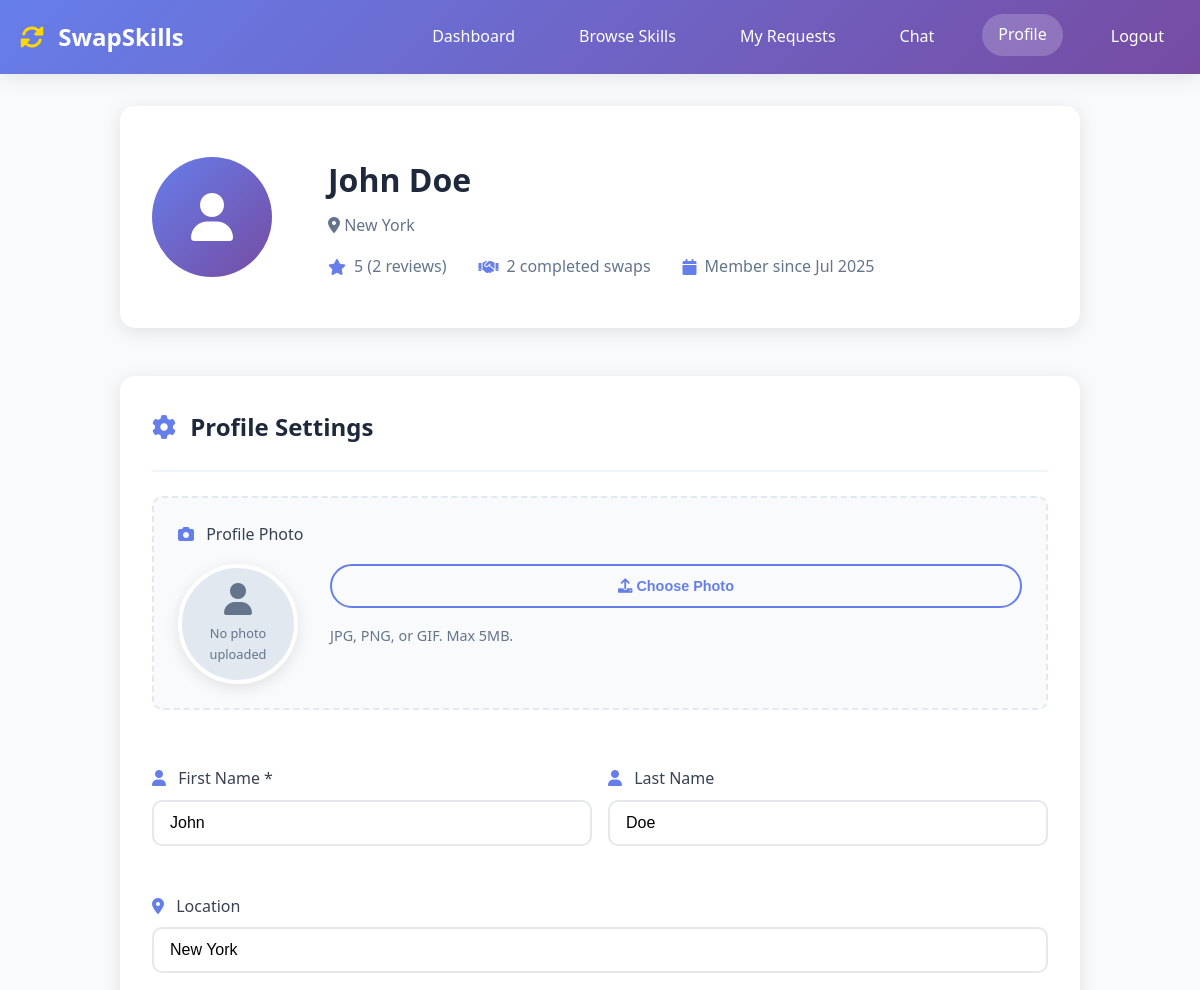
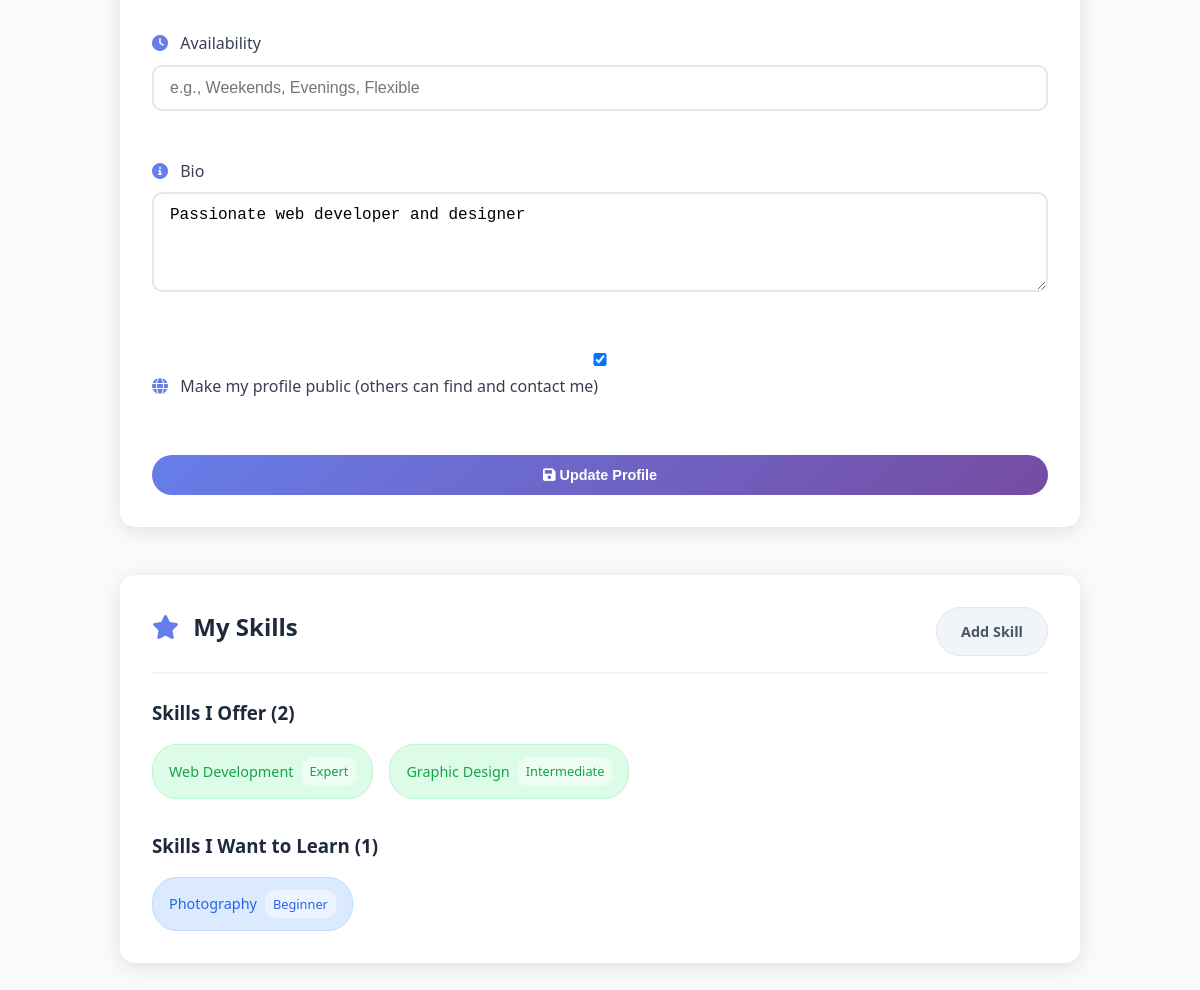
The app's page /profile.php (signed in) with its own data (2 pictures, top to bottom).
### tables this page shows
CREATE TABLE `users` (
  `id` int(11) NOT NULL,
  `username` varchar(50) NOT NULL,
  `email` varchar(100) NOT NULL,
  `password` varchar(255) NOT NULL,
  `first_name` varchar(50) DEFAULT NULL,
  `last_name` varchar(50) DEFAULT NULL,
  `profile_image` varchar(255) DEFAULT NULL,
  `location` varchar(100) DEFAULT NULL,
  `availability` text DEFAULT NULL,
  `bio` text DEFAULT NULL,
  `is_public` tinyint(1) DEFAULT 1,
  `is_admin` tinyint(1) DEFAULT 0,
  `is_banned` tinyint(1) DEFAULT 0,
  `last_login` timestamp NULL DEFAULT NULL,
  `created_at` timestamp NOT NULL DEFAULT current_timestamp(),
  `updated_at` timestamp NOT NULL DEFAULT current_timestamp() ON UPDATE current_timestamp()
);

CREATE TABLE `skills` (
  `id` int(11) NOT NULL,
  `user_id` int(11) NOT NULL,
  `name` varchar(100) NOT NULL,
  `description` text DEFAULT NULL,
  `category` varchar(50) DEFAULT NULL,
  `level` enum('beginner','intermediate','expert') DEFAULT 'beginner',
  `is_offered` tinyint(1) DEFAULT 1,
  `created_at` timestamp NOT NULL DEFAULT current_timestamp()
);

### config.php (called while the page is built, shortened)
<?php
function getDBConnection() {
    try {
        $pdo = new PDO("mysql:host=".DB_HOST.";dbname=".DB_NAME, DB_USER, DB_PASS);
        $pdo->setAttribute(PDO::ATTR_ERRMODE, PDO::ERRMODE_EXCEPTION);
        return $pdo;
    } catch(PDOException $e) {
        die("Connection failed: " . $e->getMessage());
    }
}
function getCurrentUser() {
    $pdo = getDBConnection();
    $stmt = $pdo->prepare("SELECT * FROM users WHERE id = ?");
    $stmt->execute([$_SESSION['user_id']]);
    return $stmt->fetch(PDO::FETCH_ASSOC);
}
?>

### profile.php (the view, shortened to what this page needs)
<?php
require_once 'config.php';
$user = getCurrentUser();
$pdo = getDBConnection();
try {
    $pdo->exec("ALTER TABLE users ADD COLUMN profile_image VARCHAR(255) DEFAULT NULL");
} catch (PDOException $e) {
}
$stmt = $pdo->prepare("SELECT * FROM skills WHERE user_id = ? ORDER BY created_at DESC");
$stmt->execute([$user['id']]);
$userSkills = $stmt->fetchAll(PDO::FETCH_ASSOC);
$stmt = $pdo->prepare("SELECT COUNT(*) as count FROM swap_requests WHERE (requester_id = ? OR provider_id = ?) AND status = 'completed'");
$stmt->execute([$user['id'], $user['id']]);
$completedSwaps = $stmt->fetch()['count'];
$stmt = $pdo->prepare("SELECT AVG(rating) as avg_rating, COUNT(*) as review_count FROM reviews WHERE reviewee_id = ?");
$stmt->execute([$user['id']]);
$ratingData = $stmt->fetch();
$avgRating = $ratingData['avg_rating'] ? round($ratingData['avg_rating'], 1) : 0;
$reviewCount = $ratingData['review_count'];
?>
<!DOCTYPE html>
<html lang="en">
<head>
    <link rel="stylesheet" href="css/style.css">
    <link href="https://cdnjs.cloudflare.com/ajax/libs/font-awesome/6.0.0/css/all.min.css" rel="stylesheet">
</head>
<body>
    <nav class="navbar">
        <div class="nav-container">
            <div class="nav-logo">
                <h2><i class="fa-solid fa-rotate"></i> SwapSkills</h2>
            </div>
            <div class="nav-menu">
                <a href="dashboard.php" class="nav-link">Dashboard</a>
                <a href="browse.php" class="nav-link">Browse Skills</a>
                <a href="requests.php" class="nav-link">My Requests</a>
                <a href="chat.php" class="nav-link">
                    Chat
                </a>
                <a href="profile.php" class="nav-link active">Profile</a>
                <a href="logout.php" class="nav-link">Logout</a>
            </div>
        </div>
    </nav>
    <div class="profile-container">
        <div class="profile-header">
            <div class="profile-info">
                <div class="profile-avatar">
                    <?php if ($user['profile_image']): ?>
                        <img src="<?php echo htmlspecialchars($user['profile_image']); ?>" alt="Profile">
                    <?php else: ?>
                        <i class="fas fa-user"></i>
                    <?php endif; ?>
                </div>
                <div class="profile-details">
                    <h1><?php echo htmlspecialchars($user['first_name'] . ' ' . $user['last_name']); ?></h1>
                    <?php if ($user['location']): ?>
                        <p class="location"><i class="fas fa-map-marker-alt"></i> <?php echo htmlspecialchars($user['location']); ?></p>
                    <?php endif; ?>
                    <div class="profile-stats">
                        <span class="stat">
                            <i class="fas fa-star"></i>
                            <?php echo $avgRating; ?> (<?php echo $reviewCount; ?> reviews)
                        </span>
                        <span class="stat">
                            <i class="fas fa-handshake"></i>
                            <?php echo $completedSwaps; ?> completed swaps
                        </span>
                        <span class="stat">
                            <i class="fas fa-calendar"></i>
                            Member since <?php echo date('M Y', strtotime($user['created_at'])); ?>
                        </span>
                    </div>
                </div>
            </div>
        </div>
        <div class="profile-content">
            <div class="profile-section">
                <div class="section-header">
                    <h2><i class="fas fa-cog"></i> Profile Settings</h2>
                </div>
                <form method="POST" class="profile-form" enctype="multipart/form-data">
                    <div class="form-group profile-photo-section">
                        <label for="profile_photo">
                            <i class="fas fa-camera"></i>
                            Profile Photo
                        </label>
                        <div class="photo-upload-container">
                            <div class="current-photo">
                                <?php if ($user['profile_image']): ?>
                                    <img src="<?php echo htmlspecialchars($user['profile_image']); ?>" alt="Current Profile Photo" id="current-photo-preview">
                                <?php else: ?>
                                    <div class="no-photo" id="current-photo-preview">
                                        <i class="fas fa-user"></i>
                                        <p>No photo uploaded</p>
                                    </div>
                                <?php endif; ?>
                            </div>
                            <div class="photo-upload-controls">
                                <button type="button" class="btn btn-outline" onclick="document.getElementById('profile_photo').click();">
                                    <i class="fas fa-upload"></i>
                                    Choose Photo
                                </button>
                                <p class="upload-info">JPG, PNG, or GIF. Max 5MB.</p>
                            </div>
                        </div>
                    </div>
                    <div class="form-row">
                        <div class="form-group">
                            <label for="first_name">
                                <i class="fas fa-user"></i>
                                First Name *
                            </label>
                            <input type="text" id="first_name" name="first_name" required
                                   value="<?php echo htmlspecialchars($user['first_name']); ?>">
                        </div>
                        <div class="form-group">
                            <label for="last_name">
                                <i class="fas fa-user"></i>
                                Last Name
                            </label>
                            <input type="text" id="last_name" name="last_name"
                                   value="<?php echo htmlspecialchars($user['last_name']); ?>">
                        </div>
                    </div>
                    <div class="form-group">
                        <label for="location">
                            <i class="fas fa-map-marker-alt"></i>
                            Location
                        </label>
                        <input type="text" id="location" name="location"
                               placeholder="e.g., New York, NY"
                               value="<?php echo htmlspecialchars($user['location']); ?>">
                    </div>
                    <div class="form-group">
                        <label for="availability">
                            <i class="fas fa-clock"></i>
                            Availability
                        </label>
                        <input type="text" id="availability" name="availability"
                               placeholder="e.g., Weekends, Evenings, Flexible"
                               value="<?php echo htmlspecialchars($user['availability']); ?>">
                    </div>
                    <div class="form-group">
                        <label for="bio">
                            <i class="fas fa-info-circle"></i>
                            Bio
                        </label>
                        <textarea id="bio" name="bio" rows="4"
                                  placeholder="Tell others about yourself, your interests, and what you're passionate about..."><?php echo htmlspecialchars($user['bio']); ?></textarea>
                    </div>
                    <div class="form-group">
                        <label>
                            <input type="checkbox" name="is_public" <?php echo $user['is_public'] ? 'checked' : ''; ?>>
                            <i class="fas fa-globe"></i>
                            Make my profile public (others can find and contact me)
                        </label>
                    </div>
                    <button type="submit" class="btn btn-primary">
                        <i class="fas fa-save"></i>
                        Update Profile
                    </button>
                </form>
            </div>
            <div class="profile-section">
                <div class="section-header">
                    <h2><i class="fas fa-star"></i> My Skills</h2>
                    <a href="add-skill.php" class="btn btn-secondary">Add Skill</a>
                </div>
                <?php if (empty($userSkills)): ?>
                    <div class="empty-state">
                        <i class="fas fa-plus-circle"></i>
                        <h3>No Skills Added Yet</h3>
                        <p>Add your skills to start connecting with others!</p>
                        <a href="add-skill.php" class="btn btn-primary">Add Your First Skill</a>
                    </div>
                <?php else: ?>
                    <div class="skills-summary">
                        <?php
                        $offeredSkills = array_filter($userSkills, function($skill) { return $skill['is_offered']; });
                        $wantedSkills = array_filter($userSkills, function($skill) { return !$skill['is_offered']; });
                        ?>
                        <div class="skills-category">
                            <h3>Skills I Offer (<?php echo count($offeredSkills); ?>)</h3>
                            <div class="skills-list">
                                <?php foreach ($offeredSkills as $skill): ?>
                                    <div class="skill-tag offered">
                                        <span class="skill-name"><?php echo htmlspecialchars($skill['name']); ?></span>
                                        <span class="skill-level"><?php echo ucfirst($skill['level']); ?></span>
                                    </div>
                                <?php endforeach; ?>
                            </div>
                        </div>
                        <div class="skills-category">
                            <h3>Skills I Want to Learn (<?php echo count($wantedSkills); ?>)</h3>
                            <div class="skills-list">
                                <?php foreach ($wantedSkills as $skill): ?>
                                    <div class="skill-tag wanted">
                                        <span class="skill-name"><?php echo htmlspecialchars($skill['name']); ?></span>
                                        <span class="skill-level"><?php echo ucfirst($skill['level']); ?></span>
                                    </div>
                                <?php endforeach; ?>
                            </div>
                        </div>
                    </div>
                <?php endif; ?>
            </div>
        </div>
    </div>
</body>
</html>

### css/style.css (style rules this page uses)
* { margin: 0; padding: 0; box-sizing: border-box; }
body { font-family: 'Segoe UI', Tahoma, Geneva, Verdana, sans-serif; line-height: 1.6; color: #333; background-color: #f8fafc; }
.navbar { background: linear-gradient(135deg, #667eea 0%, #764ba2 100%); padding: 1rem 0; position: sticky; top: 0; z-index: 1000; box-shadow: 0 2px 20px rgba(0,0,0,0.1); }
.nav-container { max-width: 1200px; margin: 0 auto; padding: 0 20px; display: flex; justify-content: space-between; align-items: center; }
.nav-logo h2 { color: white; font-weight: 700; font-size: 1.5rem; }
.nav-logo i { margin-right: 8px; color: #ffd700; }
.nav-menu { display: flex; gap: 2rem; }
.nav-link { color: white; text-decoration: none; font-weight: 500; padding: 0.5rem 1rem; border-radius: 25px; transition: all 0.3s ease; }
.nav-link:hover, .nav-link.active { background-color: rgba(255,255,255,0.2); transform: translateY(-2px); }
.btn { display: inline-block; padding: 12px 24px; border: none; border-radius: 25px; font-weight: 600; text-decoration: none; text-align: center; cursor: pointer; transition: all 0.3s ease; font-size: 0.9rem; }
.btn-primary { background: linear-gradient(135deg, #667eea 0%, #764ba2 100%); color: white; }
.btn-outline { background: transparent; color: #667eea; border: 2px solid #667eea; }
.btn-secondary { background: #f1f5f9; color: #475569; border: 1px solid #e2e8f0; }
.form-group { margin-bottom: 1.5rem; }
.form-row { display: grid; grid-template-columns: 1fr 1fr; gap: 1rem; }
.form-group label { display: block; margin-bottom: 0.5rem; color: #374151; font-weight: 500; }
.form-group label i { margin-right: 0.5rem; color: #667eea; }
.form-group input, .form-group select, .form-group textarea { width: 100%; padding: 12px 16px; border: 2px solid #e5e7eb; border-radius: 10px; font-size: 1rem; transition: border-color 0.3s ease; }
.section-header { display: flex; justify-content: space-between; align-items: center; margin-bottom: 2rem; padding-bottom: 1rem; border-bottom: 1px solid #e5e7eb; }
.section-header h2 { color: #1e293b; }
.section-header i { margin-right: 0.5rem; color: #667eea; }
.profile-photo-section { margin-bottom: 2rem; padding: 1.5rem; background: #f8fafc; border-radius: 10px; border: 2px dashed #e2e8f0; }
.photo-upload-container { display: flex; gap: 2rem; align-items: flex-start; margin-top: 1rem; }
.current-photo { flex-shrink: 0; }
.no-photo { width: 120px; height: 120px; border-radius: 50%; background: #e2e8f0; display: flex; flex-direction: column; align-items: center; justify-content: center; color: #64748b; border: 4px solid white; box-shadow: 0 4px 15px rgba(0,0,0,0.1); }
.no-photo i { font-size: 2rem; margin-bottom: 0.5rem; }
.no-photo p { margin: 0; font-size: 0.8rem; text-align: center; }
.photo-upload-controls { flex: 1; display: flex; flex-direction: column; gap: 1rem; }
.upload-info { margin: 0; color: #64748b; font-size: 0.9rem; }
.profile-avatar { width: 80px; height: 80px; border-radius: 50%; background: linear-gradient(135deg, #667eea 0%, #764ba2 100%); display: flex; align-items: center; justify-content: center; color: white; font-size: 2rem; margin-right: 1.5rem; overflow: hidden; }
.section-header { margin-bottom: 1.5rem; padding-bottom: 1rem; border-bottom: 2px solid #f1f5f9; }
.section-header h2 { margin: 0 0 0.5rem; color: #1e293b; font-size: 1.5rem; font-weight: 600; }

### records on screen
users: first_name+last_name "John Doe", location "New York", created_at "Jul 2025", first_name "John", last_name "Doe", bio "Passionate web developer and designer", is_public "☑"
skills: name "Web Development", level "Expert"
skills: name "Graphic Design", level "Intermediate"
skills: name "Photography", level "Beginner"

### other values on screen
$avgRating "5"
$reviewCount "2"
$completedSwaps "2"
count($offeredSkills) "2"
count($wantedSkills) "1"
